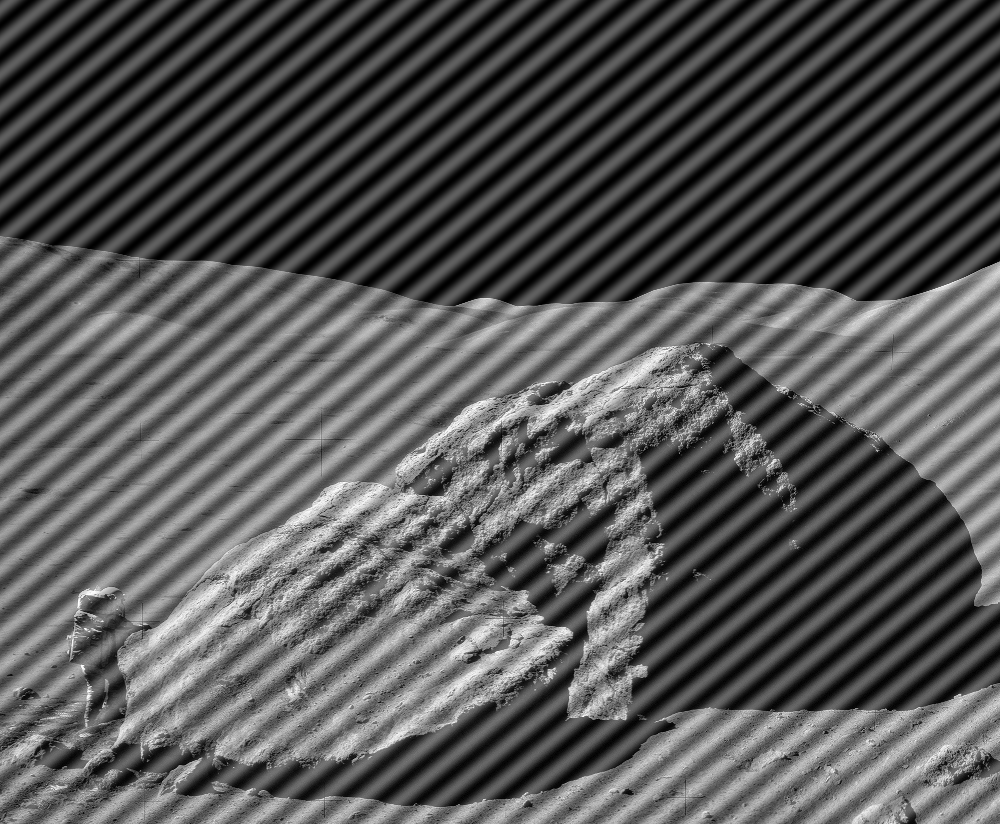
%> input picture astronaut-interference.tif, 1000 x 824 px
$ octave coherent_noise_filter.m   (GNU Octave 9; MATLAB toolbox functions it lacks are replaced by stand-ins)
%> lines starting %> are read from the running program, lines starting %| are printed output that depends on the picture
% coherent_noise_filter.m -  Remove Coherent noise from image
% Marquette University
% Fred J. Frigo, Ph.D.
%
% Image Processing
% See Digital Image Processing with MATLAB, 3rd edition, project 5.5
%

noise_im = imread('astronaut-interference.tif'); %
%> noise_im is the input picture: size 824x1000 uint8; min 0, max 255, mean 86.7
[yres, xres] = size(noise_im);
%> yres = 824; xres = 1000
figure();
imshow(noise_im);
title('Image corrupted by coherent noise'); drawnow;

% Take the magnitude of the FFT
F=fft2(double(noise_im));
S=fftshift(F);
A=abs(S);

% Display in log format
figure();
L=log(A);
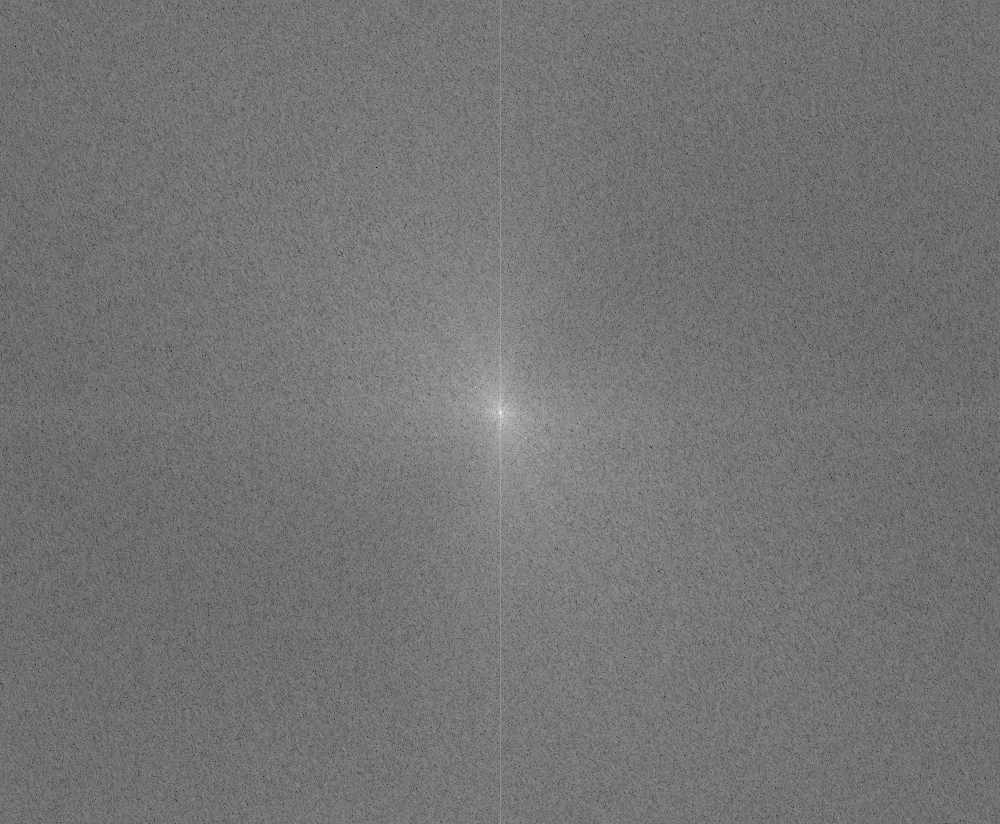
%> L: size 824x1000 double; min 1.23, max 18.08, mean 8.94; drawn with min black and max white
imagesc(L);
title("Log Magnitude of FFT image");drawnow;
%> after `title("Log Magnitude of FFT image")`:
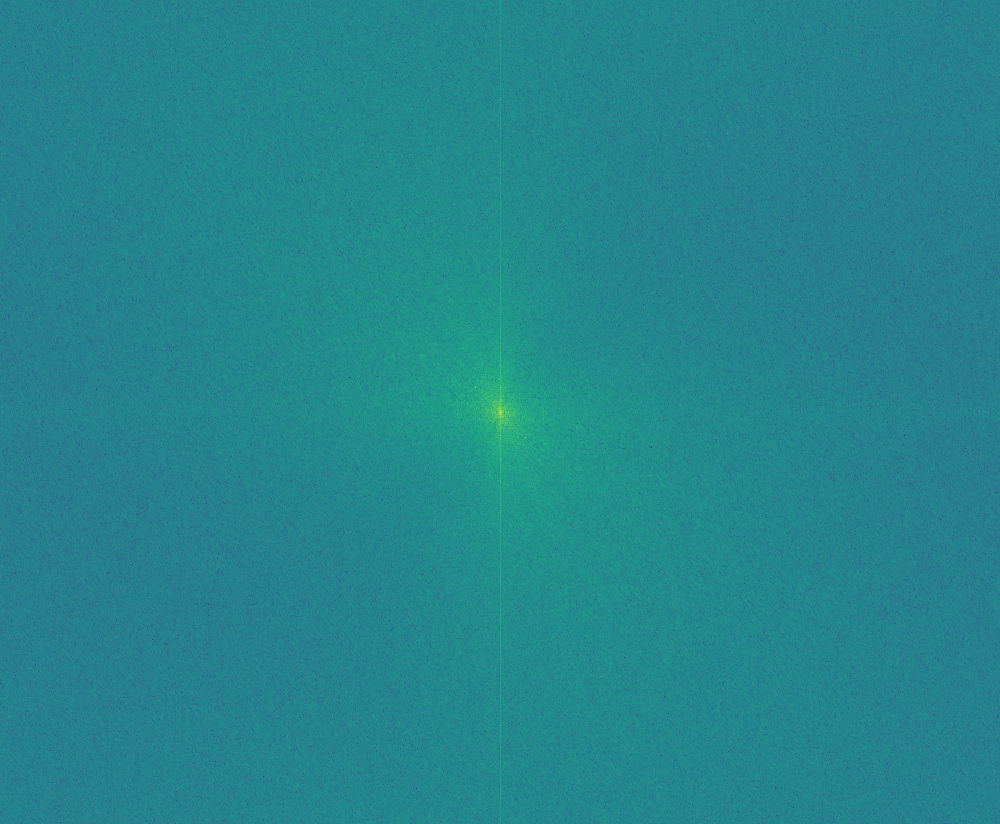
%> displayed picture: size 824x1000x3, on the screen's scale of 0 to 255; mean R, G, B 36.7, 133.8, 141.3

% Search the upper left hand quadrant of matrix L to find max row, col
row1 = round((yres/2) * 0.98);
%> row1 = 404
col1 = round((xres/2) * 0.98);
%> col1 = 490
L1 = L(1:row1, 1:col1);
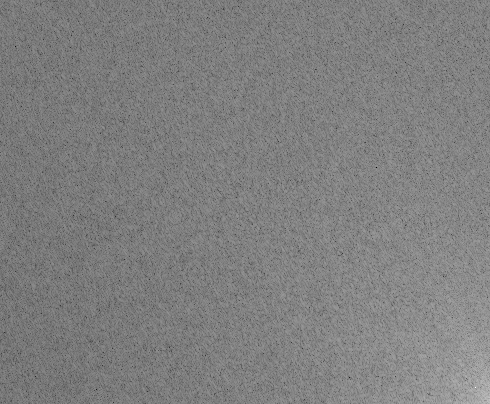
%> L1: size 404x490 double; min 1.23, max 16.8, mean 9.03; drawn with min black and max white
[max_val1, max_idx1] = max(L1(:));  % Find max value and its index
%> max_val1 = 16.8; max_idx1 = 192288
[max_row1, max_col1] = ind2sub(size(L1), max_idx1); % Convert index to row and column
%> max_row1 = 388; max_col1 = 476

% The image with coherent noise has spike noise centered at this point
C1 = [int16(max_col1),        int16(max_row1)];
%> C1 = [476 388]

% Find the coherent noise in the lower right corner of Fourier space
L2 = zeros([yres, xres]);
row2 = round((yres/2) * 1.02);
%> row2 = 420
col2 = round((xres/2) * 1.02);
%> col2 = 510
L2(row2:yres-1, col2:xres-1) = L(row2:yres-1, col2:xres-1);
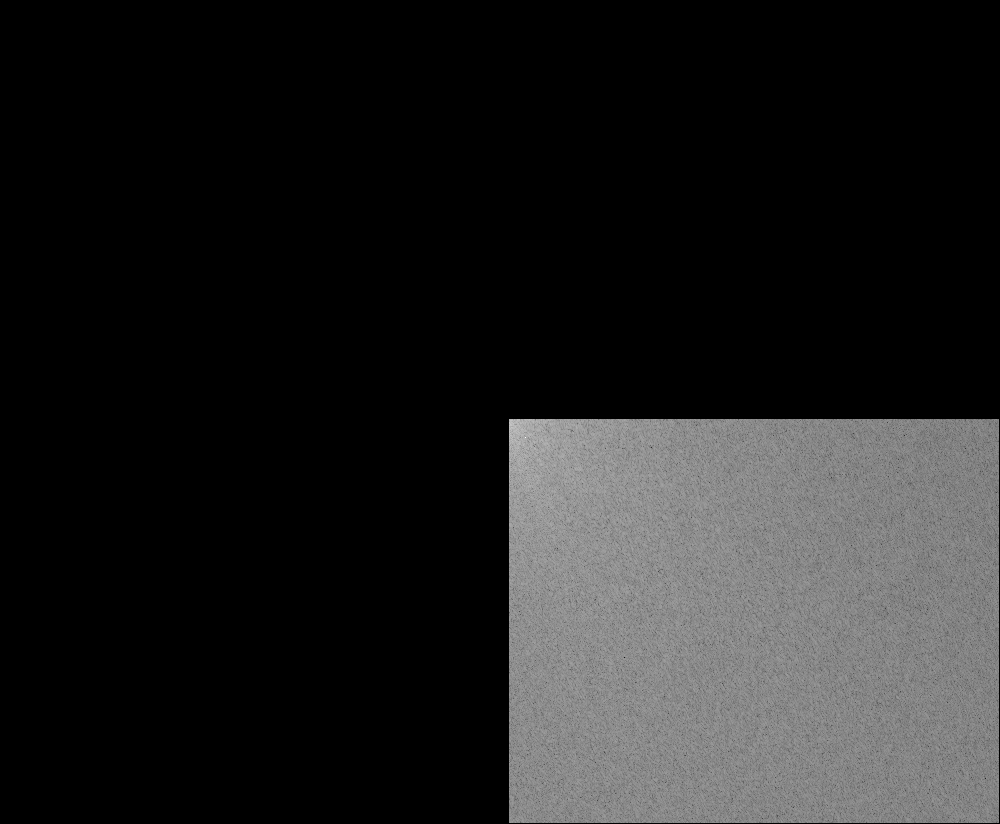
%> L2: size 824x1000 double; min 0, max 16.8, mean 2.17; drawn with min black and max white
[max_val2, max_idx2] = max(L2(:));  % Find max value and its index
%> max_val2 = 16.8; max_idx2 = 433038
[max_row2, max_col2] = ind2sub(size(L2), max_idx2); % Convert index to row and column
%> max_row2 = 438; max_col2 = 526
C2 = [int16(max_col2), int16(max_row2)];
%> C2 = [526 438]

% Create two circular masks to get rid of the coherent noise (Ideal Filter)
radius = 5; % radius of mask value is empirial
%> (the run ends here)

$ run again, with BingXia.jpg saved as astronaut-interference.tif
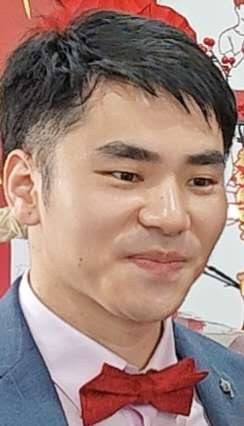
%> input picture BingXia.jpg, 244 x 426 px
%> noise_im is the input picture: size 426x244x3 uint8; mean R, G, B 159.7, 131.3, 123.7
%> `L1 = L(1:row1, 1:col1);`:
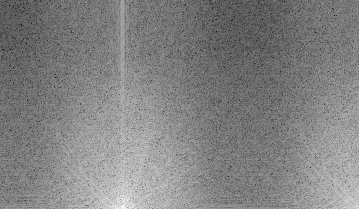
%> L1: size 209x359 double; min 1.06, max 13.04, mean 7.18; drawn with min black and max white
%> max_val1 = 13.04; max_idx1 = 25915
%> max_row1 = 208; max_col1 = 124
%> C1 = [124 208]
%> `L2(row2:yres-1, col2:xres-1) = L(row2:yres-1, col2:xres-1);`:
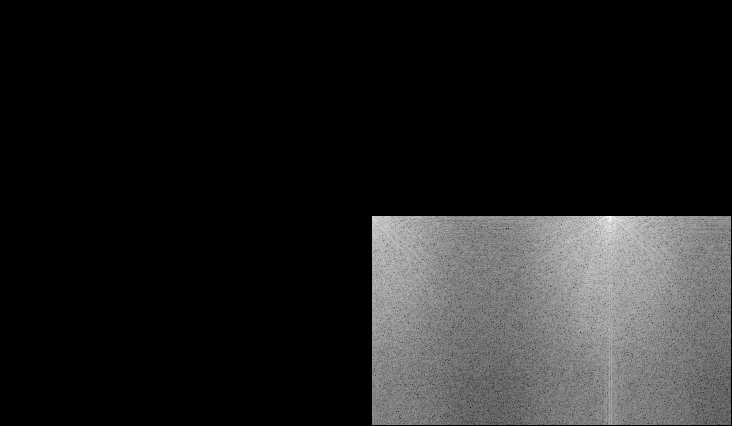
%> L2: size 426x732 double; min 0, max 13.56, mean 1.74; drawn with min black and max white
%> max_val2 = 13.56; max_idx2 = 259651
%> max_row2 = 217; max_col2 = 610
%> C2 = [610 217]
